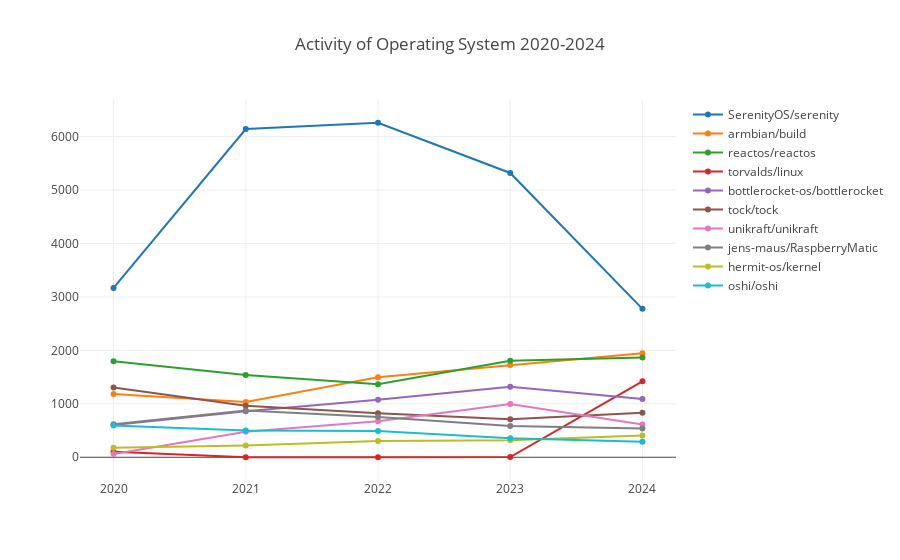

Write notebook code for a chart like this one.
### Code cell
processTechFieldDataActivity(':technology/operating_system', 'Operating System');

### Figure 1 — Plotly figure (JSON) as saved in the notebook; plotly's stock layout.template omitted (floating-point values rounded to 4 significant figures)
{"data": [{"name": "SerenityOS/serenity", "x": [2020, 2021, 2022, 2023, 2024], "y": [3169.0, 6141.0, 6259.0, 5319.0, 2776.0]}, {"name": "armbian/build", "x": [2020, 2021, 2022, 2023, 2024], "y": [1183.0, 1032.0, 1498.0, 1724.0, 1948.0]}, {"name": "reactos/reactos", "x": [2020, 2021, 2022, 2023, 2024], "y": [1796.0, 1540.0, 1365.0, 1805.0, 1867.0]}, {"name": "torvalds/linux", "x": [2020, 2021, 2022, 2023, 2024], "y": [102.1, 0, 0, 2.94, 1421.0]}, {"name": "bottlerocket-os/bottlerocket", "x": [2020, 2021, 2022, 2023, 2024], "y": [604.4, 859.2, 1074.0, 1317.0, 1088.0]}, {"name": "tock/tock", "x": [2020, 2021, 2022, 2023, 2024], "y": [1303.0, 961.9, 821.3, 710.6, 830.3]}, {"name": "unikraft/unikraft", "x": [2020, 2021, 2022, 2023, 2024], "y": [62.21, 476.2, 672.1, 996.3, 614.0]}, {"name": "jens-maus/RaspberryMatic", "x": [2020, 2021, 2022, 2023, 2024], "y": [616.2, 875.3, 752.7, 585.5, 537.0]}, {"name": "hermit-os/kernel", "x": [2020, 2021, 2022, 2023, 2024], "y": [178.8, 218.4, 303.1, 317, 406.7]}, {"name": "oshi/oshi", "x": [2020, 2021, 2022, 2023, 2024], "y": [593.9, 499.5, 491.3, 353.7, 292.0]}], "layout": {"autosize": true, "title": {"text": "Activity of Operating System 2020-2024"}, "xaxis": {"autorange": true, "range": [2020.0, 2024.0], "type": "linear"}, "yaxis": {"autorange": true, "range": [-516.5, 6775.0], "type": "linear"}}}
